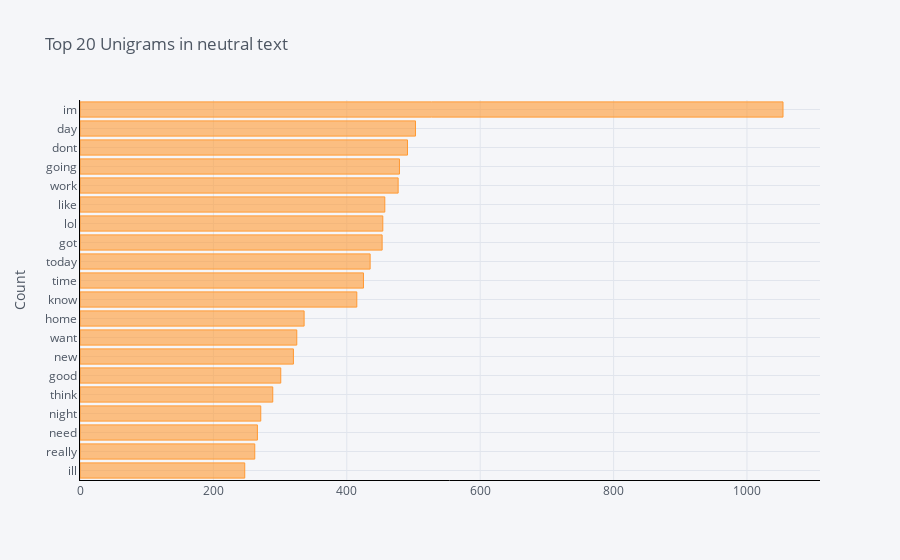

Source (notebook cell):
### Code cell
df1 = pd.DataFrame(neutral_unigrams, columns = ['Text' , 'count'])
df1.groupby('Text').sum()['count'].sort_values(ascending=True).iplot(
    kind='bar', yTitle='Count', linecolor='black',color='orange', title='Top 20 Unigrams in neutral text',orientation='h')

### Figure 1 — Plotly figure (JSON) as saved in the notebook; plotly's stock layout.template omitted (floating-point values rounded to 4 significant figures)
{"data": [{"marker": {"color": "rgba(255, 153, 51, 0.6)", "line": {"color": "rgba(255, 153, 51, 1.0)", "width": 1}}, "name": "count", "orientation": "h", "text": "", "x": [247, 262, 266, 271, 289, 301, 320, 325, 336, 415, 425, 435, 453, 454, 457, 477, 479, 491, 503, 1054], "y": ["ill", "really", "need", "night", "think", "good", "new", "want", "home", "know", "time", "today", "got", "lol", "like", "work", "going", "dont", "day", "im"], "type": "bar"}], "layout": {"legend": {"bgcolor": "#F5F6F9", "font": {"color": "#4D5663"}}, "paper_bgcolor": "#F5F6F9", "plot_bgcolor": "#F5F6F9", "title": {"font": {"color": "#4D5663"}, "text": "Top 20 Unigrams in neutral text"}, "xaxis": {"gridcolor": "#E1E5ED", "linecolor": "black", "showgrid": true, "tickfont": {"color": "#4D5663"}, "title": {"font": {"color": "#4D5663"}, "text": ""}, "zerolinecolor": "#E1E5ED", "type": "linear", "range": [0, 1109.0], "autorange": true}, "yaxis": {"gridcolor": "#E1E5ED", "linecolor": "black", "showgrid": true, "tickfont": {"color": "#4D5663"}, "title": {"font": {"color": "#4D5663"}, "text": "Count"}, "zerolinecolor": "#E1E5ED", "type": "category", "range": [-0.5, 19.5], "autorange": true}, "autosize": true}}
